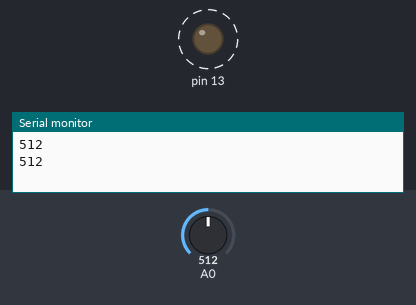
Recording of a sketch running on a simulated Arduino Uno, built with avr-gcc and run on an emulated ATmega328P. On the bench: output pins drawn as LEDs (lit = HIGH), the last lines printed to the serial monitor. Dashed ring = blinking. Inputs (shaded band) come from the test bench; at power-on: A0 = 512.

Above: at 1.8 s.
1.9 s: A0 set to 306
At 2.2 s:
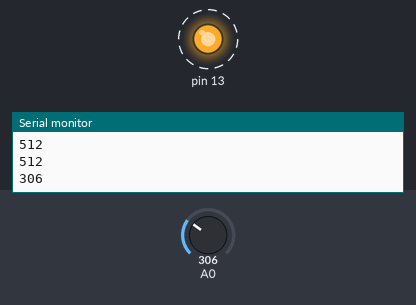
5.4 s: A0 set to 122
At 5.56 s:
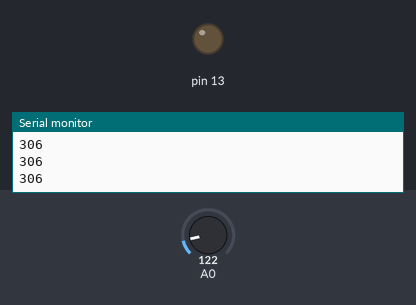
Timing chart, 0 to 14.9 s (numbered marks = the images above; inputs shaded):
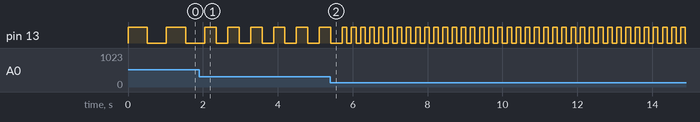

The sketch:

piezoelettrico.ino
```cpp
/*
Giorgio Asganafer
24/5/2012

LED e potenziometro
*/

int var;

void setup() {
Serial.begin(9600);
pinMode(13,OUTPUT);
}

//Più si gira il potenziometro e più aumenta il tempo tra un lampeggio e l'altro
void loop() {
var = analogRead(0);
Serial.println(var, DEC);
digitalWrite(13,HIGH);
delay(var);
digitalWrite(13,LOW);
delay(var);
}
```

Measured:
- after the input at 1.9 s, pin 13: alternates HIGH for 0.31 s and LOW for 0.31 s, starting after 0.46 s
- by itself, pin 13: alternates HIGH for 0.51 s and LOW for 0.51 s
